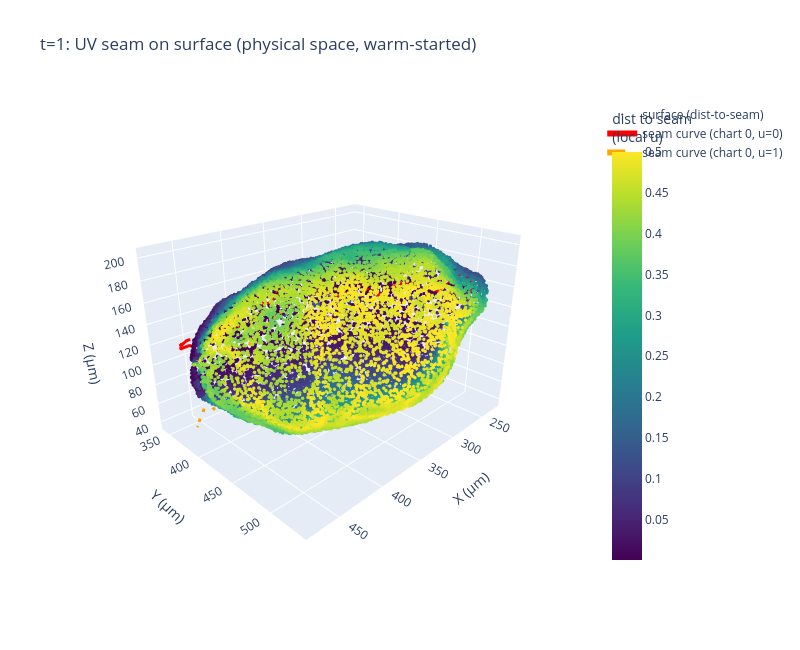
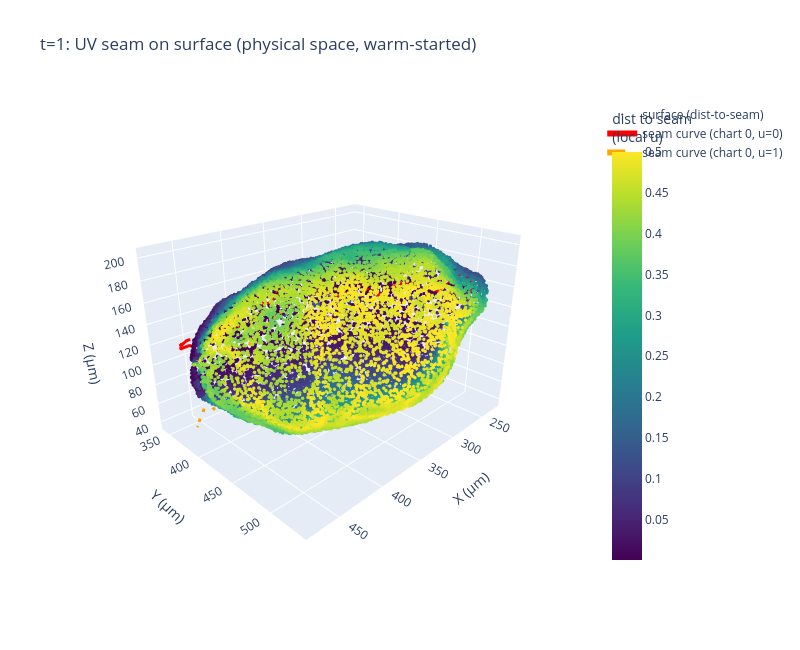

Write notebook code for charts like these, in order.
### Markdown cell above
## t = 1: check the seam is stable after warm-start

Same 3D seam trace for the warm-started timepoint. Since `p1.train(base_model=p0.get_model())`
starts from `t=0`'s trained weights, the traced `u=0`/`u=1` curves should land in essentially
the same place on the surface as t=0's — a sanity check that warm-starting isn't letting the
cut drift or flip across the timeseries.

### Code cell
plot_uv_seam_3d(
    p1, voxel_size_um=level0.voxel_size_um, translation=level0.translation[-3:],
    title="t=1: UV seam on surface (physical space, warm-started)",
)

### Figure 1 — Plotly figure (JSON) as saved in the notebook; plotly's stock layout.template omitted (floating-point values rounded to 4 significant figures; data arrays with more than 128 entries replaced by an {"elided": "..."} marker saying what was removed)
{"data": [{"marker": {"color": {"elided": "20000 float values"}, "colorbar": {"title": {"text": "dist to seam<br>(local u)"}}, "colorscale": [[0, "#440154"], [0.1111, "#482878"], [0.2222, "#3e4989"], [0.3333, "#31688e"], [0.4444, "#26828e"], [0.5556, "#1f9e89"], [0.6667, "#35b779"], [0.7778, "#6ece58"], [0.8889, "#b5de2b"], [1, "#fde725"]], "showscale": true, "size": 2}, "mode": "markers", "name": "surface (dist-to-seam)", "type": "scatter3d", "x": {"elided": "20000 float values"}, "y": {"elided": "20000 float values"}, "z": {"elided": "20000 float values"}}, {"line": {"color": "red", "width": 6}, "mode": "lines", "name": "seam curve (chart 0, u=0)", "type": "scatter3d", "x": {"elided": "400 float values"}, "y": {"elided": "400 float values"}, "z": {"elided": "400 float values"}}, {"line": {"color": "orange", "dash": "dash", "width": 6}, "mode": "lines", "name": "seam curve (chart 0, u=1)", "type": "scatter3d", "x": {"elided": "400 float values"}, "y": {"elided": "400 float values"}, "z": {"elided": "400 float values"}}], "layout": {"height": 650, "scene": {"aspectmode": "data", "camera": {"eye": {"x": 1.6, "y": 1.6, "z": 1}}, "xaxis": {"title": {"text": "X (µm)"}}, "yaxis": {"title": {"text": "Y (µm)"}}, "zaxis": {"title": {"text": "Z (µm)"}}}, "showlegend": true, "title": {"text": "t=1: UV seam on surface (physical space, warm-started)"}, "width": 800}}

### Figure 2 — Plotly figure (JSON) as saved in the notebook; plotly's stock layout.template omitted (floating-point values rounded to 4 significant figures; data arrays with more than 128 entries replaced by an {"elided": "..."} marker saying what was removed)
{"data": [{"marker": {"color": {"elided": "20000 float values"}, "colorbar": {"title": {"text": "dist to seam<br>(local u)"}}, "colorscale": [[0, "#440154"], [0.1111, "#482878"], [0.2222, "#3e4989"], [0.3333, "#31688e"], [0.4444, "#26828e"], [0.5556, "#1f9e89"], [0.6667, "#35b779"], [0.7778, "#6ece58"], [0.8889, "#b5de2b"], [1, "#fde725"]], "showscale": true, "size": 2}, "mode": "markers", "name": "surface (dist-to-seam)", "type": "scatter3d", "x": {"elided": "20000 float values"}, "y": {"elided": "20000 float values"}, "z": {"elided": "20000 float values"}}, {"line": {"color": "red", "width": 6}, "mode": "lines", "name": "seam curve (chart 0, u=0)", "type": "scatter3d", "x": {"elided": "400 float values"}, "y": {"elided": "400 float values"}, "z": {"elided": "400 float values"}}, {"line": {"color": "orange", "dash": "dash", "width": 6}, "mode": "lines", "name": "seam curve (chart 0, u=1)", "type": "scatter3d", "x": {"elided": "400 float values"}, "y": {"elided": "400 float values"}, "z": {"elided": "400 float values"}}], "layout": {"height": 650, "scene": {"aspectmode": "data", "camera": {"eye": {"x": 1.6, "y": 1.6, "z": 1}}, "xaxis": {"title": {"text": "X (µm)"}}, "yaxis": {"title": {"text": "Y (µm)"}}, "zaxis": {"title": {"text": "Z (µm)"}}}, "showlegend": true, "title": {"text": "t=1: UV seam on surface (physical space, warm-started)"}, "width": 800}}
